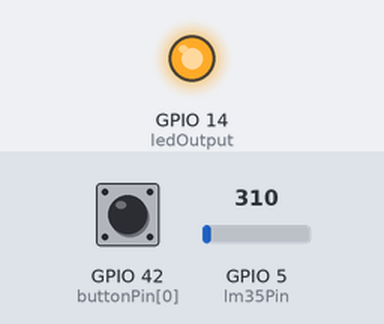
Bench run of a sketch on a simulated ESP32. Shown: output pins drawn as LEDs (lit = HIGH). The inputs (shaded band) are chosen by the test bench; at power-on: GPIO 42 (buttonPin[0]) HIGH, GPIO 5 (lm35Pin) = 310 (analog values on the 0–4095 scale). WiFi joins after 1.5 s; servers stay silent unless stated; no MQTT or app messages arrive unless stated; what the sketch prints to the serial monitor is not drawn.

Above: at 2.3 s.
2.4 s: GPIO 42 (buttonPin[0]) pulled LOW for 0.15 s
At 3.3 s:
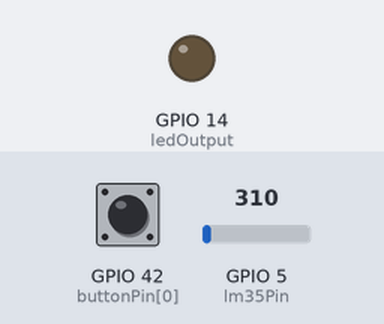
4.0 s: GPIO 42 (buttonPin[0]) pulled LOW for 3.2 s
Timing chart, 0 to 7.0 s (numbered marks = the images above; inputs shaded):
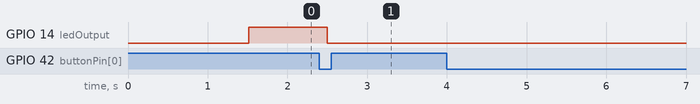

The sketch:

mainSensorProject.ino
```cpp
#include <WiFi.h>
#include <PubSubClient.h>

#define okButton 0
#define ledOutput 14
#define lm35Pin  5
#define BUTTON_QTY 1

// Configuração Wi-Fi (Utilizar rede movel)
const char* ssid = "tron";
const char* password = "12345678";

// Configuração do broker MQTT
const char* mqtt_server = "192.168.88.146";

byte buttonPin[BUTTON_QTY] = {42};
byte timeOutCount = 0;

unsigned long previousDebounceTimeButtonHIGH[BUTTON_QTY];
unsigned long previousDebounceTimeButtonLOW[BUTTON_QTY];

int cycles;
int adcValue;
unsigned long resetFlag = 0;
float voltage;
float temperatureC;
float temperatureMean;
char tempString[8];
bool flag;

// Cliente Wi-Fi e MQTT
WiFiClient espClient;
PubSubClient client(espClient);

// Função de conexão Wi-Fi
void setup_wifi()
{
    delay(10);
    Serial.println();
    Serial.print("Conectando-se a ");
    Serial.println(ssid);

    WiFi.begin(ssid, password);

    while (WiFi.status() != WL_CONNECTED)
    {
        delay(500);
        Serial.print(".");
    }

    Serial.println("");
    Serial.println("WiFi conectado.");
    Serial.print("IP: ");
    Serial.println(WiFi.localIP());
}

// Função de reconexão MQTT
void reconnect()
{
    while (!client.connected() && timeOutCount < 5)
    {
        Serial.print("Tentando conexão MQTT...");
        if (client.connect("ESP32Client"))
            Serial.println("conectado!");
        else
        {
            Serial.print("falhou, rc=");
            Serial.print(client.state());
            Serial.println(" tentando novamente em 5 segundos.");
            timeOutCount++;
            delay(5000);
        }
    }
}

void setup()
{
    // Iniciando a inpresão serial
    Serial.begin(115200);
    Serial.println("Iniciando o Setup!");

    Serial.println("SERVIDOR BROKER EM: " + String(mqtt_server));

    // Inicializando os pinos de input
    pinMode(buttonPin[okButton], INPUT_PULLUP);
    Serial.println("[+] Pino de botao iniciados.");

    // Iniciando os pinos de output
    pinMode(ledOutput, OUTPUT);
    digitalWrite(ledOutput, LOW);
    Serial.println("[+] Pino do LED inicializado.");

    // Configura ADC
    analogReadResolution(12);
    analogSetAttenuation(ADC_11db);

    // Conectando no Wi-Fi
    setup_wifi();

    // Configurando servidor MQTT
    client.setServer(mqtt_server, 1883);

    cycles = 0;
    temperatureMean = 0.0;

    // Espera o usuario precionar o botão para iniciar a aplicação.
    Serial.println("Precione o botão para continuar!");
    digitalWrite(ledOutput, HIGH);
    while(checkButton(okButton));
    while(!checkButton(okButton));
    digitalWrite(ledOutput, LOW);

    Serial.println("Finalizando o Setup!");
}

void loop()
{
    if (!client.connected() && timeOutCount <= 5)
        reconnect();

    if(!checkButton(okButton))
    {
        Serial.println("Tentando reconectar ao broker!");
        setup_wifi();
        reconnect();
        while(!checkButton(okButton));
    }

    client.loop();

    adcValue = analogRead(lm35Pin);
    voltage = adcValue * (3.3 / 4095.0);
    temperatureC = voltage * 100.0;

    if(cycles >= 1000)
    {
        Serial.print("Temperature: ");
        Serial.print(temperatureC);
        Serial.println(" °C");
        temperatureMean = temperatureMean / cycles;

        // Publica a temperatura no tópico "sensor/temperatura"
        dtostrf(temperatureMean, 1, 2, tempString);
        client.publish("sensor/temperatura", tempString);

        if(temperatureMean > 34 && !flag)
        {
            Serial.println("             ATENCAO!");
            Serial.println("TEMPERATURA ACIMA DOS NIVEIS NORMAIS!");
            digitalWrite(ledOutput, HIGH);
            client.publish("sensor/alerta", "ALERTA: TEMPERATURA ACIMA DOS NIVEIS NORMAIS!");
            flag = true;
            delay(1000);
            resetFlag = millis();
        }
        else if(temperatureMean <= 34)
            digitalWrite(ledOutput, LOW);
        temperatureMean = 0.0;
        cycles = 0;
    }
    else
    {
        temperatureMean = temperatureMean + temperatureC;
        cycles++;
        resetFlag++;
    }

    if(resetFlag - millis() >= 60000 && flag)
    {
        resetFlag = millis();
        flag = false;
    }
}
```

generalFunctions.ino
```cpp
boolean checkButton(byte input)
{
  if (digitalRead(buttonPin[input]) == 0)
  { // se o botao for pressionado
    if (millis() - previousDebounceTimeButtonHIGH[input] >= 100)
    { // se o botao realmente foi pressionado
      previousDebounceTimeButtonLOW[input] = millis();
      return true;
    }
    else
    { // se foi apenas um bounce
      // Serial.print("botao pressionado: ");
      // Serial.println( millis() - previousDebounceTimeButtonHIGH[input]);
      return false;
    }
  }
  else
  { // se o botao for solto
    if (millis() - previousDebounceTimeButtonLOW[input] >= 100)
    { // se o botao realmente foi solto
      previousDebounceTimeButtonHIGH[input] = millis();
      return false;
    }
    else
    { // se foi apenas um bounce
      // Serial.print("botao solto: ");
      // Serial.println( millis() - previousDebounceTimeButtonLOW[input]);
      return true;
    }
  }
}
```

Measured:
- after the input at 2.4 s, GPIO 14 (ledOutput): HIGH → LOW after 0.10 s
- after the input at 4.0 s, every drawn part: stays the same
